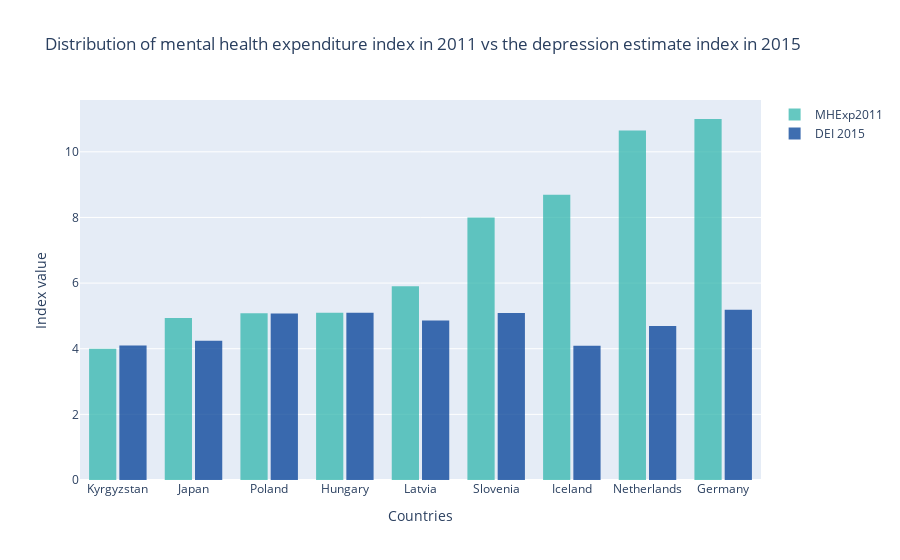

Notebook code for this chart:
### Markdown cell above
The relationship between mental health expenditure index in 2011 and the depression estimate index in 2015

### Code cell
df=df.sort_values('MHExp_Pctage_2011',ascending=True) #to check the distribution of mental health expenditure index in 2011 vs the depression estimate index in 2015 
fig2=go.Figure()
fig2.add_trace(go.Histogram(x=df['Country_Name'],y=df['MHExp_Pctage_2011'],histfunc='avg',name='MHExp2011',marker_color='#32b6ad'))
fig2.add_trace(go.Histogram(x=df['Country_Name'],y=df['Dep_Num_2015'],histfunc='avg',name='DEI 2015',marker_color='#003e96'))
fig2.update_layout(
     title_text='Distribution of mental health expenditure index in 2011 vs the depression estimate index in 2015', # title of plot
    xaxis_title_text='Countries', # xaxis label
    yaxis_title_text='Index value', # yaxis label
    bargap=0.2, # gap between bars of adjacent location coordinates
    bargroupgap=0.1 # gap between bars of the same location coordinates
    )
fig2.update_traces(opacity=0.75)
fig2.show()

r, p = sp.stats.pearsonr(df['MHExp_Pctage_2011'], df['Dep_Num_2015']) #scipy correlation calculated using pearson's r
print(r, p)

### Figure 1 — Plotly figure (JSON) as saved in the notebook; plotly's stock layout.template omitted (floating-point values rounded to 4 significant figures; data arrays with more than 128 entries replaced by an {"elided": "..."} marker saying what was removed)
{"data": [{"histfunc": "avg", "marker": {"color": "#32b6ad"}, "name": "MHExp2011", "opacity": 0.75, "type": "histogram", "x": {"elided": "180 str values"}, "y": {"elided": "180 float values"}}, {"histfunc": "avg", "marker": {"color": "#003e96"}, "name": "DEI 2015", "opacity": 0.75, "type": "histogram", "x": {"elided": "180 str values"}, "y": {"elided": "180 float values"}}], "layout": {"bargap": 0.2, "bargroupgap": 0.1, "title": {"text": "Distribution of mental health expenditure index in 2011 vs the depression estimate index in 2015"}, "xaxis": {"title": {"text": "Countries"}}, "yaxis": {"title": {"text": "Index value"}}}}
